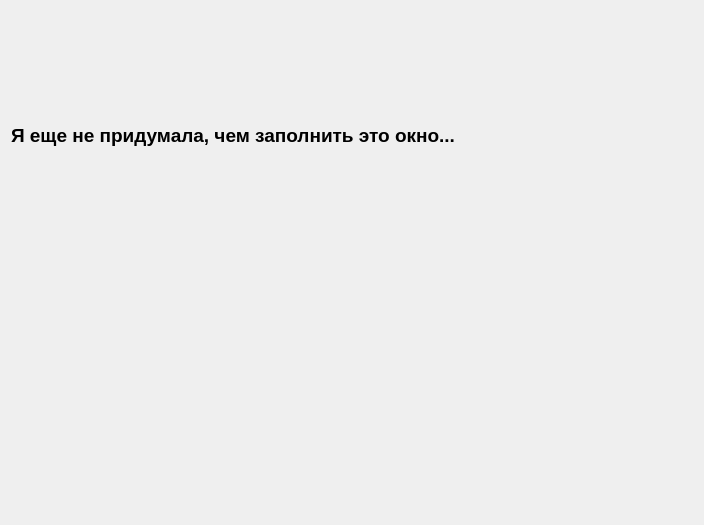
<?xml version="1.0" encoding="UTF-8"?>
<ui version="4.0">
 <class>AboutApp</class>
 <widget class="QWidget" name="AboutApp">
  <property name="geometry">
   <rect>
    <x>0</x>
    <y>0</y>
    <width>704</width>
    <height>525</height>
   </rect>
  </property>
  <property name="font">
   <font>
    <stylestrategy>PreferAntialias</stylestrategy>
   </font>
  </property>
  <property name="windowTitle">
   <string>Окошечко грусти</string>
  </property>
  <layout class="QVBoxLayout" name="verticalLayout_2">
   <item>
    <layout class="QVBoxLayout" name="verticalLayout">
     <item>
      <widget class="QLabel" name="label">
       <property name="font">
        <font>
         <family>Segoe UI</family>
         <pointsize>14</pointsize>
         <weight>75</weight>
         <bold>true</bold>
         <stylestrategy>PreferAntialias</stylestrategy>
        </font>
       </property>
       <property name="text">
        <string>Я еще не придумала, чем заполнить это окно...</string>
       </property>
      </widget>
     </item>
     <item>
      <widget class="QLabel" name="pug_label">
       <property name="font">
        <font>
         <stylestrategy>PreferAntialias</stylestrategy>
        </font>
       </property>
       <property name="text">
        <string/>
       </property>
      </widget>
     </item>
    </layout>
   </item>
  </layout>
 </widget>
 <resources/>
 <connections/>
</ui>
